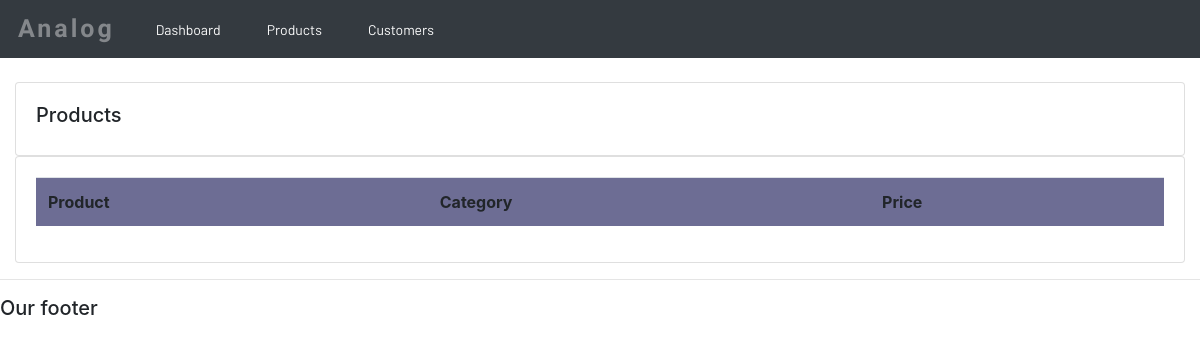
/products/, run on an earlier commit of the app's database.
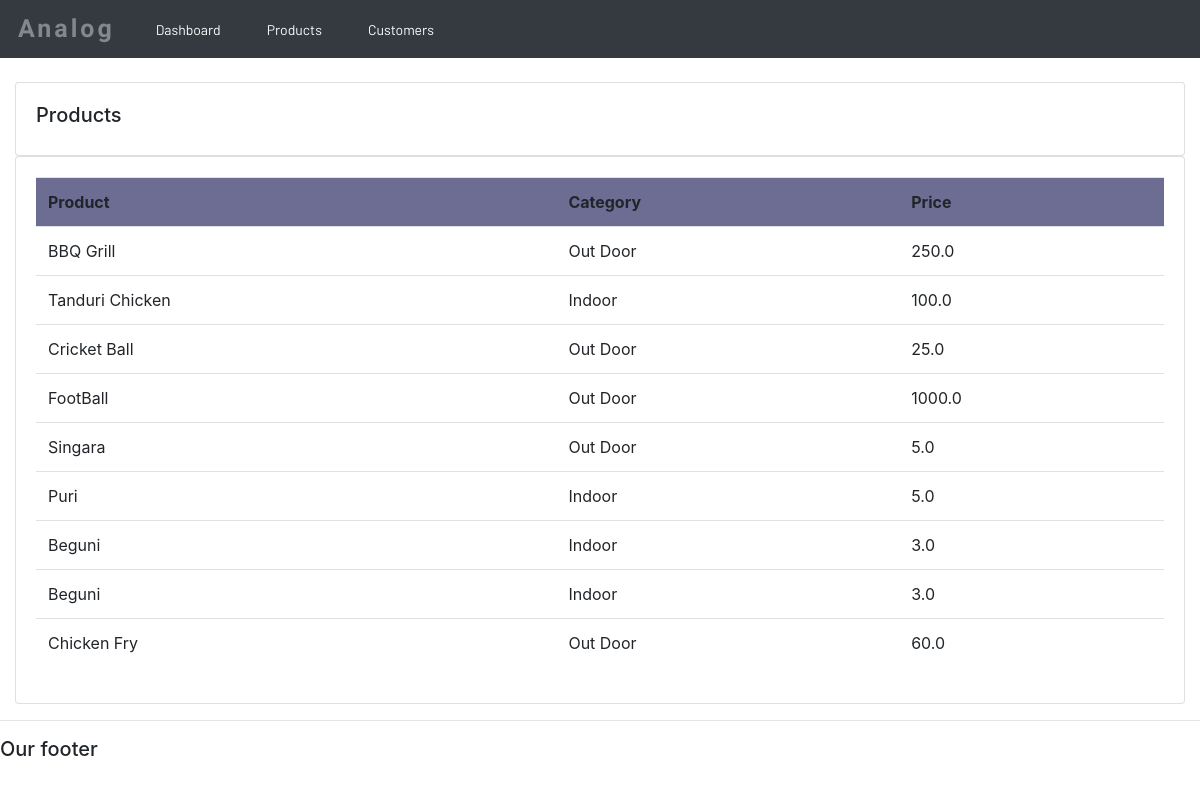
And on a later commit of the database.
### analog/models.py (models this page shows, shortened)
class Product(models.Model):
    CATAGORY = (
        ('Indoor', 'Indoor'),
        ('Out Door', 'Out Door'),
    )
    name = models.CharField(max_length=200, null=True)
    price = models.FloatField(null=True)
    catagory = models.CharField(max_length=200, null=True, choices=CATAGORY)
    description = models.CharField(max_length=200, null=True, blank=True)
    date_creates = models.DateTimeField(auto_now_add=True)
    tags = models.ManyToManyField(Tag)

### analog/views.py (the view)
# urls.py: path('products/',views.products,name='products'),
def products(request):
    product = Product.objects.all()
    context = {
        "product": product
    }
    return render(request, "analog/products.html", context)

### templates/analog/products.html
{% extends 'analog/main.html' %}
{% block content %}
		<br>
		<div class="row">
			<div class="col-md">
				<div class="card card-body">
					<h5>Products</h5>
				</div>
				<div class="card card-body">
					<table class="table">
						<tr>
							<th>Product</th>
							<th>Category</th>
							<th>Price</th>
						</tr>
						{% for i in product %}
						<tr>
							<td>{{ i.name }}</td>
							<td>{{ i.catagory }}</td>
							<td>{{ i.price }}</td>
						</tr>
						{%  endfor %}
					</table>
				</div>
			</div>
		</div>
{% endblock content %}

### templates/analog/main.html (shortened to what this page needs)
{% load static %}
<!DOCTYPE html>
<head>
    <link rel="stylesheet" type="text/css" href="{% static 'css/order_page.css' %}">
	<link rel="stylesheet" href="https://stackpath.bootstrapcdn.com/bootstrap/4.3.1/css/bootstrap.min.css">
	<link rel="stylesheet" type="text/css" href="{% static '/css/main.css' %}">
	<link rel="stylesheet" type="text/css" href="{% static '/css/nbar.css' %}">
</head>
<body>
	{%  include 'analog/navbar.html' %}
	<div class="container-fluid">
	{% block content %}
	{% endblock %}
    </div>
	<hr>
	<h5>Our footer</h5>
</body>
</html>

### templates/analog/navbar.html (shortened to what this page needs)
<nav class="navbar navbar-expand-lg navbar-dark bg-dark">
  <a class="navbar-brand" href="#"><p id="logo">Analog</p></a>
  <div class="collapse navbar-collapse" id="navbarNav">
    <ul class="navbar-nav">
      <li class="nav-item active">
        <a class="nav-link" href="{% url 'home' %}"><p>Dashboard</p></a>
      </li>
      <li class="nav-item">
        <a class="nav-link" href="{% url 'products' %}"><p>Products</p></a>
      </li>
      <li class="nav-item">
        <a class="nav-link" href="#"><p>Customers</p></a>
      </li>
    </ul>
  </div>
</nav>

### static/css/order_page.css (style rules this page uses)
* { padding: 0; margin:0; box-sizing: border-box; }

### static/css/main.css (style rules this page uses)
table { border-radius: 3px; }
tr:nth-child(1) { background-color: #6d6d94; }

### static/css/nbar.css (style rules this page uses)
.navbar-brand #logo { padding: 0; margin: 0; font-weight: 800; color: rgba(253, 253, 253, 0.4); font-family: 'Titillium Web', sans-serif; font-size: 25px; letter-spacing: 3px; }
.navbar-brand { padding: 2px; }
.nav-link p { color: rgb(251, 251, 251); font-family: 'Barlow', sans-serif; font-size: 14px; padding: 5px 15px; width: fit-content; border-radius: 3px; margin: 0; }
.nav-link { margin: 0; height: 30px; padding: 0; }

What changed in the data, as far as the page shows it:
added Product: name "BBQ Grill", catagory "Out Door", price "250.0"
added Product: name "Tanduri Chicken", catagory "Indoor", price "100.0"
added Product: name "Cricket Ball", catagory "Out Door", price "25.0"
added Product: name "FootBall", catagory "Out Door", price "1000.0"
added Product: name "Singara", catagory "Out Door", price "5.0"
added Product: name "Puri", catagory "Indoor", price "5.0"
added Product: name "Beguni", catagory "Indoor", price "3.0"
added Product: name "Beguni", catagory "Indoor", price "3.0"
added Product: name "Chicken Fry", catagory "Out Door", price "60.0"
